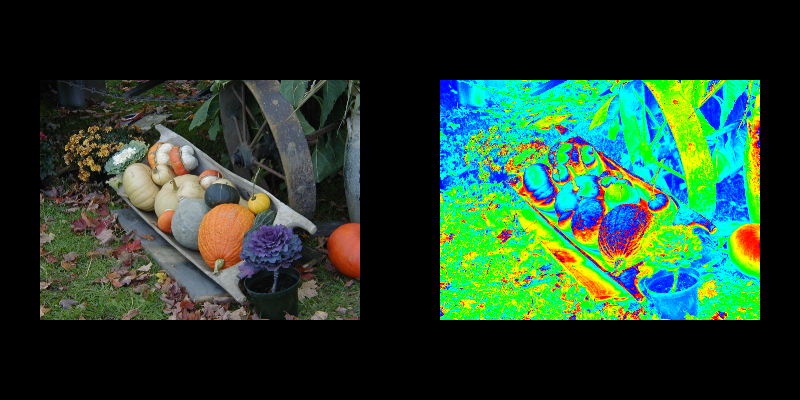

The Python source for this figure:
#!/usr/bin/env python

# Convert an RGB image to grayscale luminance, then apply a rainbow
# lookup table via vtkImageMapToColors.  The left viewport shows the
# original image; the right shows the false-color result.

import os
from pathlib import Path

# Factory overrides: importing these modules registers the OpenGL rendering
# and interaction style implementations for vtkRenderingCore factory classes.
import vtkmodules.vtkInteractionStyle  # noqa: F401
import vtkmodules.vtkRenderingOpenGL2  # noqa: F401
# VTK pipeline classes used in this example
from vtkmodules.vtkCommonCore import vtkLookupTable
from vtkmodules.vtkIOImage import vtkJPEGReader
from vtkmodules.vtkImagingCore import vtkImageMapToColors
from vtkmodules.vtkImagingMath import vtkImageMagnitude
from vtkmodules.vtkInteractionStyle import vtkInteractorStyleImage
from vtkmodules.vtkRenderingCore import (
    vtkImageActor,
    vtkRenderWindow,
    vtkRenderWindowInteractor,
    vtkRenderer,
)

# Colors (normalized RGB)
black_rgb = (0.0, 0.0, 0.0)

# Data directory: defaults to the folder containing this script
data_dir = Path(os.environ.get("VPE_DATA_DIR", Path(__file__).parent))

# Reader: load an RGB JPEG image
reader = vtkJPEGReader()
reader.SetFileName(str(data_dir / "Gourds2.jpg"))
reader.Update()

# Luminance: compute grayscale magnitude from the RGB components
luminance = vtkImageMagnitude()
luminance.SetInputConnection(reader.GetOutputPort())
luminance.Update()

# LookupTable: build a rainbow ramp (blue → cyan → green → yellow → red)
lut = vtkLookupTable()
lut.SetNumberOfTableValues(256)
lut.SetRange(luminance.GetOutput().GetScalarRange())
lut.SetHueRange(0.667, 0.0)
lut.SetSaturationRange(1.0, 1.0)
lut.SetValueRange(1.0, 1.0)
lut.Build()

# MapToColors: apply the rainbow LUT to the single-component luminance
color_map = vtkImageMapToColors()
color_map.SetLookupTable(lut)
color_map.SetInputConnection(luminance.GetOutputPort())

# Actor 1: original RGB image (left viewport)
actor_original = vtkImageActor()
actor_original.GetMapper().SetInputConnection(reader.GetOutputPort())

# Actor 2: false-color image (right viewport)
actor_colored = vtkImageActor()
actor_colored.GetMapper().SetInputConnection(color_map.GetOutputPort())

# Renderer 1: left viewport — original
renderer_left = vtkRenderer()
renderer_left.SetViewport(0.0, 0.0, 0.5, 1.0)
renderer_left.AddActor(actor_original)
renderer_left.SetBackground(black_rgb)

# Renderer 2: right viewport — false-color
renderer_right = vtkRenderer()
renderer_right.SetViewport(0.5, 0.0, 1.0, 1.0)
renderer_right.AddActor(actor_colored)
renderer_right.SetBackground(black_rgb)
renderer_right.SetActiveCamera(renderer_left.GetActiveCamera())

# Window: display the rendered scene
render_window = vtkRenderWindow()
render_window.AddRenderer(renderer_left)
render_window.AddRenderer(renderer_right)
render_window.SetWindowName("map to colors")
render_window.SetMultiSamples(0)
render_window.SetSize(800, 400)

# Interactor: handle mouse and keyboard events with 2D image style
render_window_interactor = vtkRenderWindowInteractor()
interactor_style_image = vtkInteractorStyleImage()
render_window_interactor.SetInteractorStyle(interactor_style_image)
render_window_interactor.SetRenderWindow(render_window)

# Scene: configure parallel projection for 2D image viewing
renderer_left.ResetCamera()
renderer_left.GetActiveCamera().ParallelProjectionOn()

render_window_interactor.Initialize()
render_window_interactor.Start()
